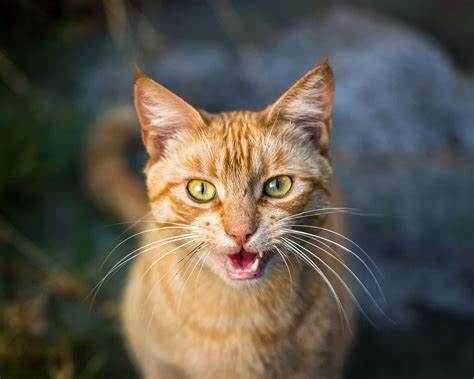
#> input picture cat.jpg, 474 x 379 px, given in place of the camera
$ python withoutGUI_canvasPaint.py
#> lines starting #> are read from the running program, lines starting #| are printed output that depends on the picture; after the words box and inside, x2 and y2 are one past the last pixel; in counts of white or black regions, pixels touching at a corner belong together
import cv2
import numpy as np


cap = cv2.VideoCapture(0)
framewidth = 640
frameheight = 480
capbrightness = 130
cap.set(3,framewidth)
cap.set(4,frameheight)
cap.set(10,capbrightness)

def empty(w):
    pass

e=4
cv2.namedWindow('color')
cv2.resizeWindow('color',640,130)
cv2.createTrackbar('Blue','color',0,255,empty)
cv2.createTrackbar('Green','color',0,255,empty)
cv2.createTrackbar('Red','color',0,255,empty)


#object location detect krva mate
def getContours(img):
    contours,hierarchy = cv2.findContours(img,cv2.RETR_EXTERNAL,cv2.CHAIN_APPROX_NONE)
    x,y,w,h = 0,0,0,0
    for cnt in contours:
        area = cv2.contourArea(cnt)
        if area>500:
            cv2.drawContours(img, cnt, -1, (255,0,0), 3)
            peri = cv2.arcLength(cnt, True)

            approx = cv2.approxPolyDP(cnt, 0.02*peri, True)
            x,y,w,h = cv2.boundingRect(approx)

    return x+w//2,y

#creating list of points to draw
myPoints = []

#creating function to draw
def draw(myPoints):
    for points in myPoints:
        cv2.circle(img,(points[0],points[1]),3,(blue,green,red),cv2.FILLED)

#detecting color

min_HSV = np.array([70, 108, 187], dtype = "uint8")
max_HSV = np.array([172, 255, 255], dtype = "uint8")


#streaming video capture:

if (cap.isOpened()== False):
    print("can't open stream")


while (cap.isOpened()):

    ret, img = cap.read()
#> img is the input picture: shape (379, 474, 3); mean B, G, R 75.8, 86.5, 92.6
    newPoints=[]
    imgHSV = cv2.cvtColor(img, cv2.COLOR_BGR2HSV)
#> imgHSV: shape (379, 474, 3); mean H, S, V 57.4, 89, 103.2
    skinRegionHSV = cv2.inRange(imgHSV, min_HSV, max_HSV)
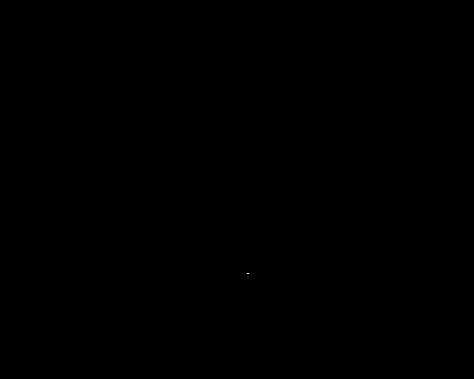
#> skinRegionHSV: shape (379, 474); 0% white in thin lines or dots, all inside (x1, y1, x2, y2) = (247, 273, 249, 274)
    a,b=getContours(skinRegionHSV)
#> in getContours, `contours,hierarchy = cv2.findContours(img,cv2.RETR_EXTERNAL,cv2.CHAIN_..`: contours = [[[247, 273], [248, 273]]]
#> the loop in getContours, `for cnt in contours:` made 1 pass
#> (cnt, area) on pass 1: ([[247, 273], [248, 273]], 0)
#> a = 0; b = 0
    cv2.circle(img,(a,b),2,(255,0,0),cv2.FILLED)
    if a!=0 and b!=0:
        newPoints.append([a,b])
    if len(newPoints)!=0:
        for newp in newPoints:
            myPoints.append(newp)
    blue = cv2.getTrackbarPos('Blue','color')
#> blue = 0
    green = cv2.getTrackbarPos('Green','color')
#> green = 0
    red = cv2.getTrackbarPos('Red','color')
#> red = 0

    print(blue,green,red)
#| 0 0 0

    if len(myPoints)!=0:
        draw(myPoints)
    skinHSV = cv2.bitwise_and(img, img, mask = skinRegionHSV)
    if ret == True:
         #cv2.imshow('webCam',skinHSV)
         cv2.imshow('result',img)

         if cv2.waitKey(1) & 0xFF == ord('q'):
#> (key q is pressed here)
             break
    else:
        break

cap.release()
cv2.destroyAllWindows()
